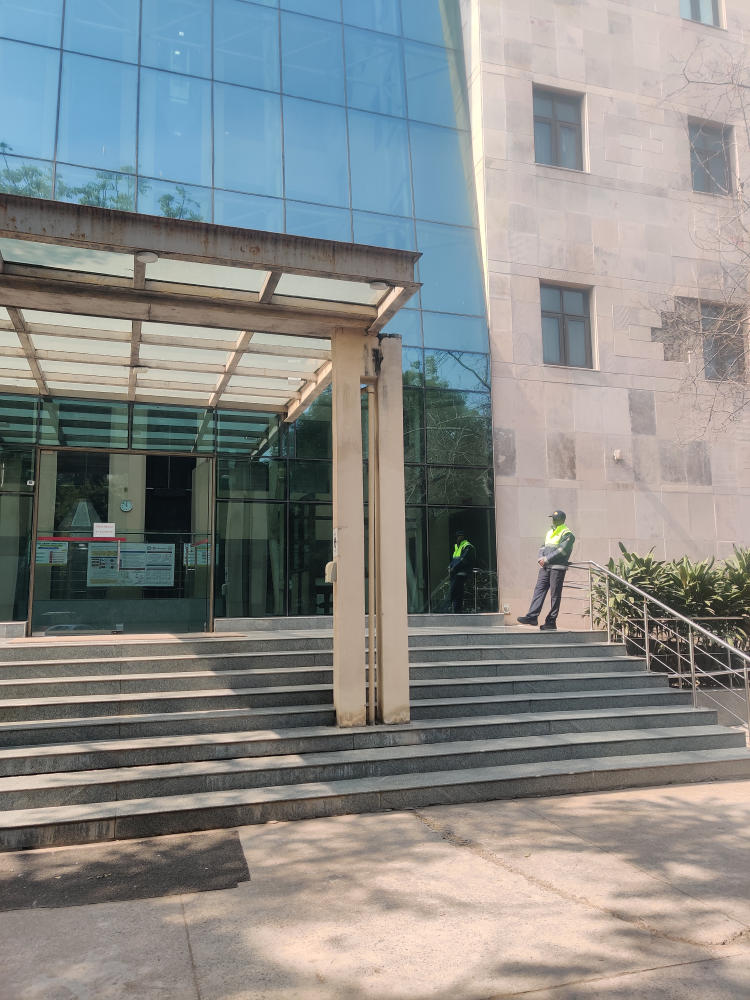
#> input picture Assignment-2/Data/3/1.jpg, 3000 x 4000 px (shown at 1/4 size)
$ python -i Harris.py   (imports and definitions only)
#> lines starting #> are read from the running program, lines starting #| are printed output that depends on the picture
import numpy as np
from scipy.signal import convolve2d
from scipy.ndimage import gaussian_filter
import cv2
import matplotlib.pyplot as plt
import os
class HarrisCornerDetector:
    '''
    Harris corener detector
    Derivatives are calculated using sobel filter
    Instead of summing over a window, we use weighted average over a window using gaussian filter
    Corner value is calculated using det(H) - K* (tr[H]**2)
    Value of K is hyperparameter and is taken to be 0.05
    '''
    def __init__(self):
        self.kernels = {}
        # Sobel filters(Averaging along with finding derivatives)
        self.kernels['x'] = np.array(
            [
                [-1,0,1],
                [-2,0,2],
                [-1,0,1]
            ]
        )
        self.kernels['y'] = np.array(
            [
                [1,2,1],
                [0,0,0],
                [-1,-2,-1]

            ]
        )
    def convolve2d(self,img, kernel = 'x'):
        '''
        2d conv operation
        '''
        if kernel not in self.kernels.keys():
            raise ValueError('Kernel not found')
        return convolve2d(img, self.kernels[kernel], mode = 'same')
    def Smoothen(self, img):
        img = gaussian_filter(img, ksize = (3, 3), sigmaX= 1, sigmaY= 1)
        return img
    def HarrisMatrix(self, img, k = 0.05):
        '''
        Calculates Harris corner values
        '''
        I_x = self.convolve2d(img, 'x')
        I_y = self.convolve2d(img, 'y')
        I_xx = gaussian_filter(I_x *I_x, sigma = 1) # Gaussian Weighted average instead of direct avergae
        I_xy = gaussian_filter(I_x*I_y, sigma = 1) # Gaussian Weighted average instead of direct avergae
        I_yy = gaussian_filter(I_y * I_y, sigma = 1) # Gaussian Weighted average instead of direct avergae
        detH = I_xx * I_yy - (I_xy)*(I_xy) #Each pixel value of det(H) - k * [trace(H)]**2
        traceHSq = (I_xx + I_yy)**2
        lambda2 = detH - k*traceHSq
        return lambda2
    # [47 lines left out: functions nonMaxSupression, selectTopK, selectThreshold, getCorners, not called in this run]

>>> import cv2
>>> picture = cv2.imread('Data/3/1.jpg', cv2.IMREAD_GRAYSCALE)
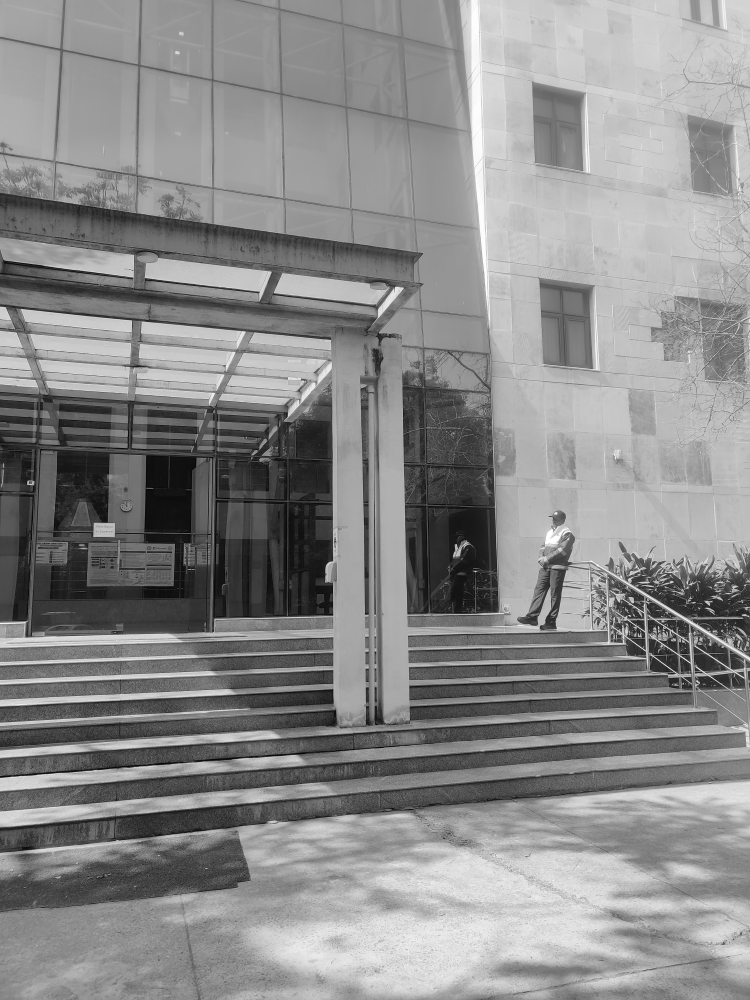
#> picture: shape (4000, 3000) (shown at 1/4 size); min 0, max 255, mean 138.6
>>> result = HarrisCornerDetector().HarrisMatrix(picture)
#> in convolve2d, `return convolve2d(img, self.kernels[kernel], mode = 'same')`:
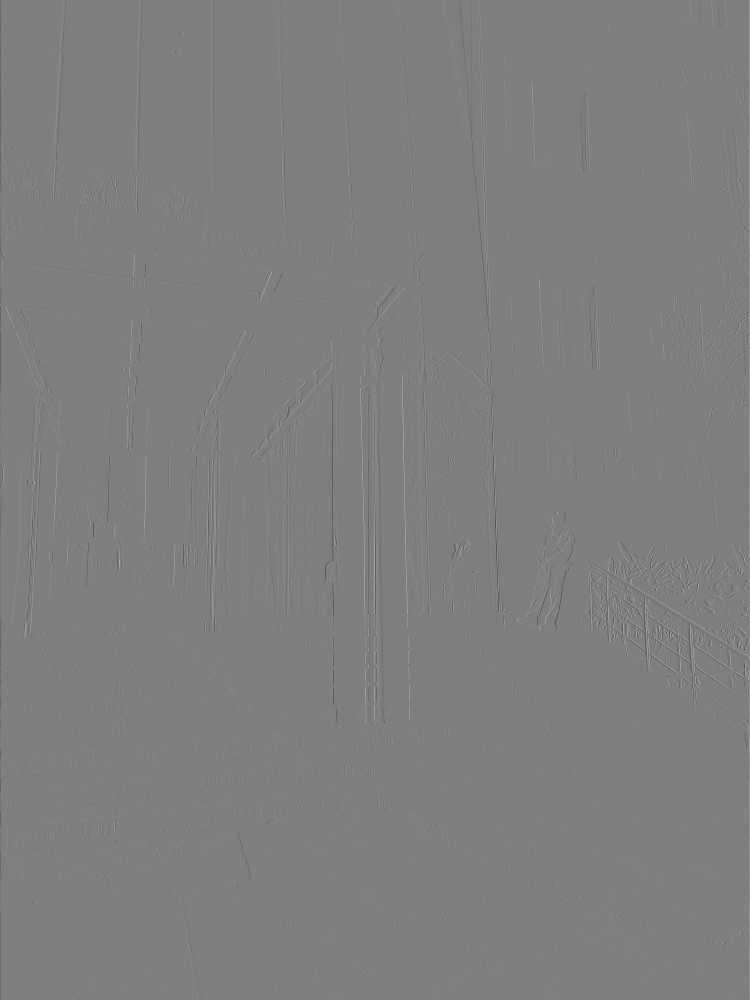
#> returned value: shape (4000, 3000) int64 (shown at 1/4 size); min -993, max 1001, mean -0.1; drawn with min black and max white
#> in HarrisMatrix, `I_xx = gaussian_filter(I_x *I_x, sigma = 1)`:
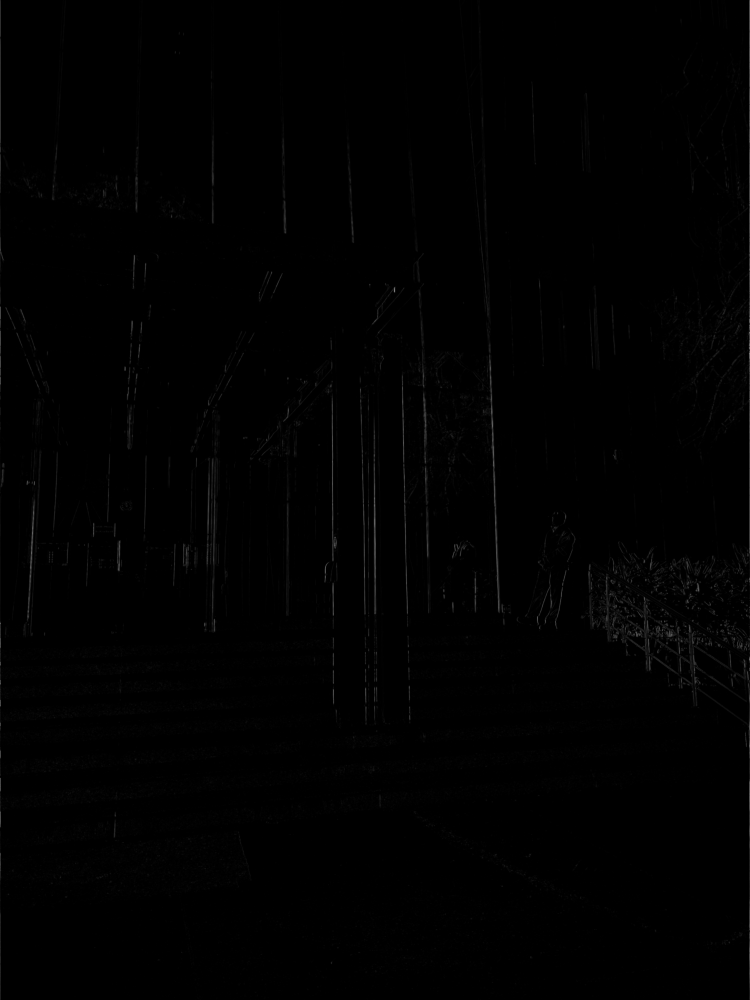
#> I_xx: shape (4000, 3000) int64 (shown at 1/4 size); min 0, max 621482, mean 3001.8; drawn with min black and max white

$ run again, on Assignment-2/Data/3/2.jpg
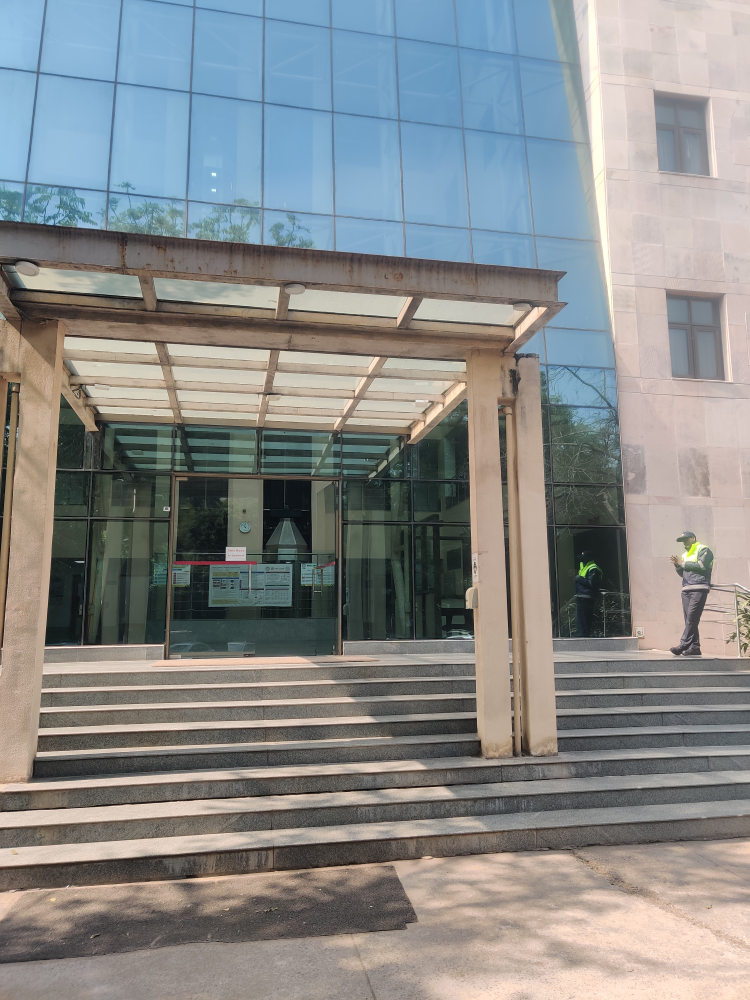
#> input picture Assignment-2/Data/3/2.jpg, 3000 x 4000 px (shown at 1/4 size)
#> `picture = cv2.imread('Data/3/1.jpg', cv2.IMREAD_GRAYSCALE)`:
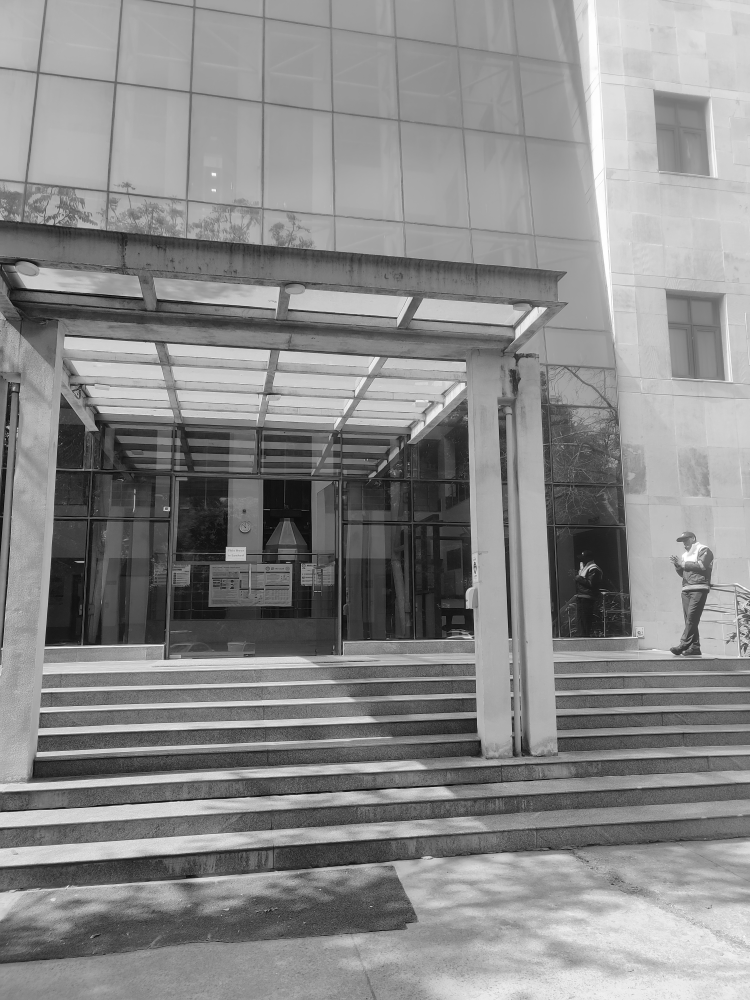
#> picture: shape (4000, 3000) (shown at 1/4 size); min 0, max 255, mean 137.9
#> in HarrisMatrix, `I_xx = gaussian_filter(I_x *I_x, sigma = 1)`:
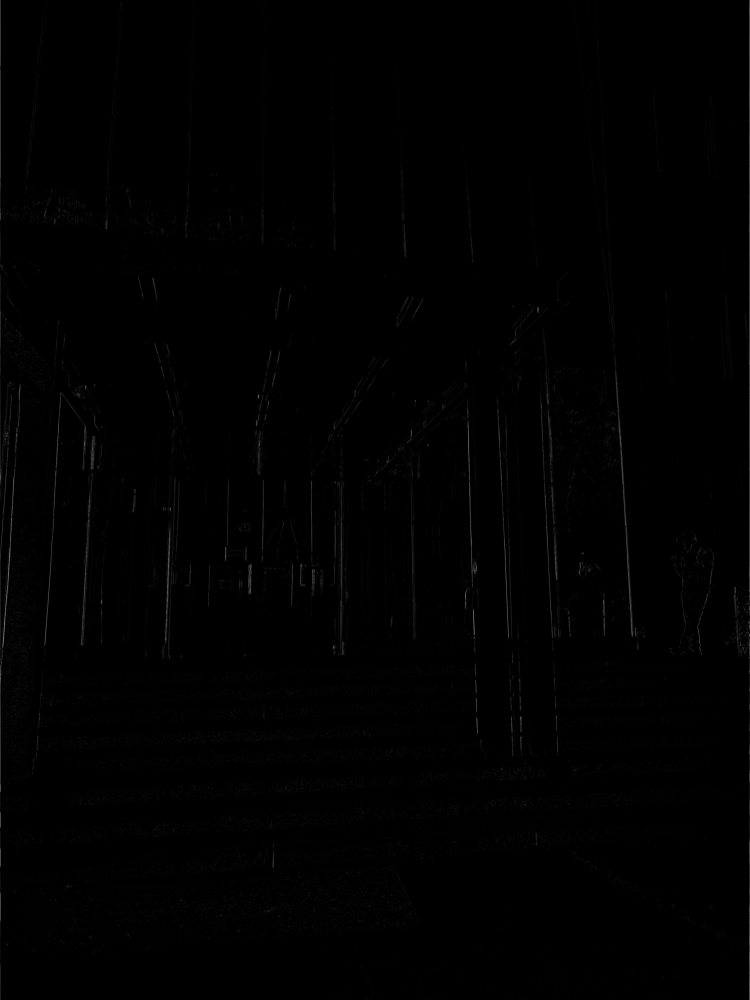
#> I_xx: shape (4000, 3000) int64 (shown at 1/4 size); min 0, max 625351, mean 2703.3; drawn with min black and max white

$ run again, on Assignment-2/Data/3/3.jpg
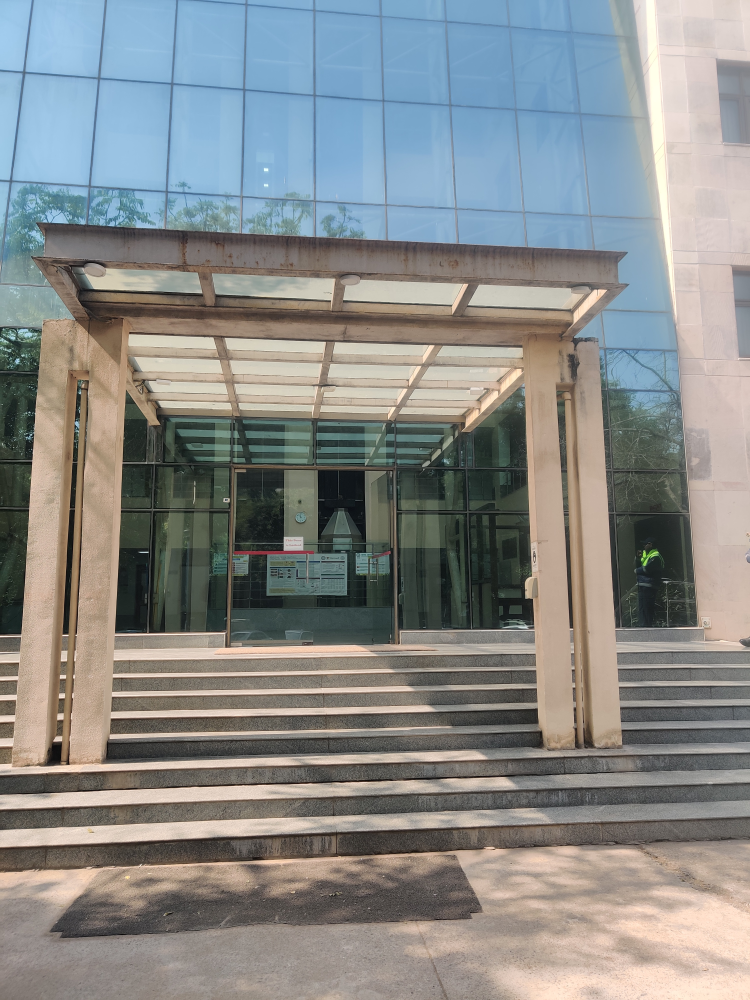
#> input picture Assignment-2/Data/3/3.jpg, 3000 x 4000 px (shown at 1/4 size)
#> `picture = cv2.imread('Data/3/1.jpg', cv2.IMREAD_GRAYSCALE)`:
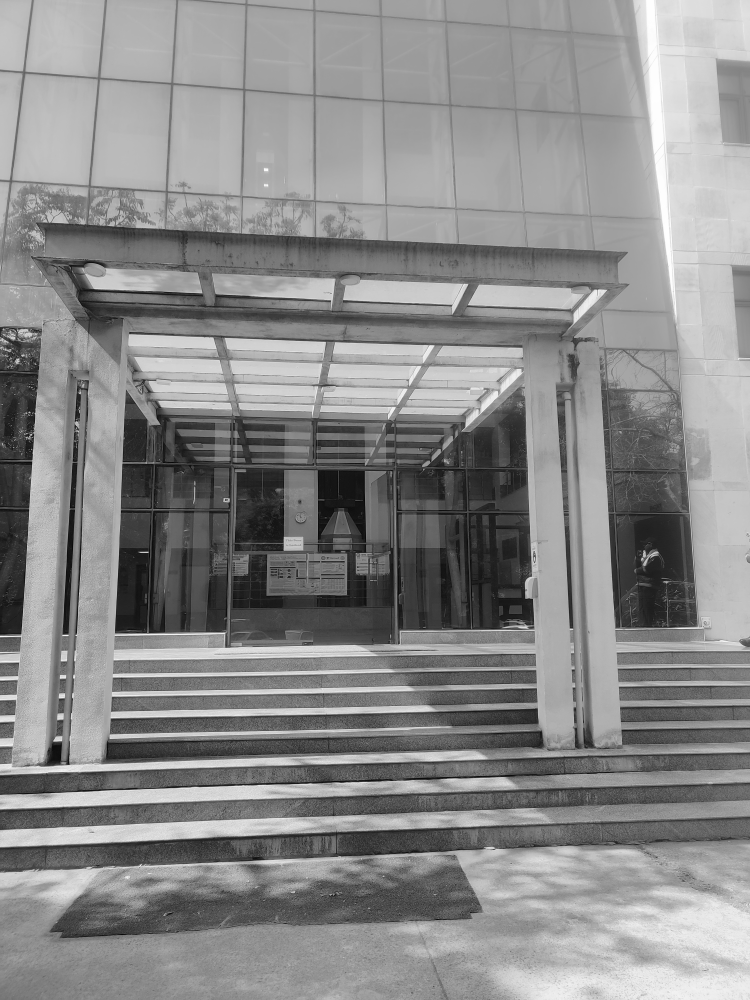
#> picture: shape (4000, 3000) (shown at 1/4 size); min 0, max 255, mean 138
#> in HarrisMatrix, `I_xx = gaussian_filter(I_x *I_x, sigma = 1)`:
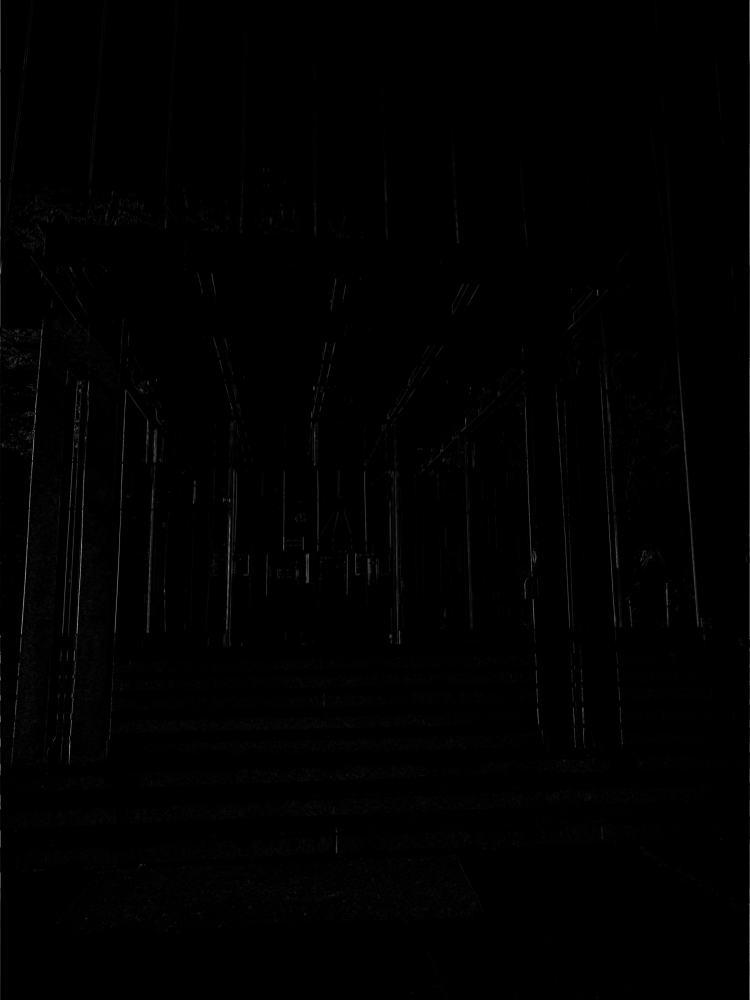
#> I_xx: shape (4000, 3000) int64 (shown at 1/4 size); min 0, max 589750, mean 3026.1; drawn with min black and max white
